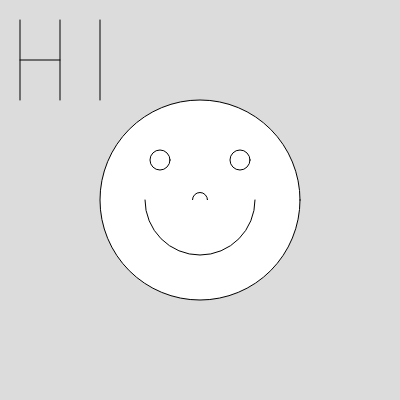
Frame 1 (no input)
Frame 60 (no input): identical to frame 1, image omitted
Frame 120 (the mouse pressed at the canvas centre since frame 60): identical to frame 1, image omitted

The p5.js sketch that drew this single still picture (run headless with seeded random() and noise() and a simulated clock; from frame 60 on, the mouse is pressed at the canvas centre):

// p5.js sketch
// ── sketch.js
/**
* Erika Mesh
* IGME-609: p5.js Demo
*/ 

/**
* setup : Initialization runs once; called automatically
* Summarize code that you add
*/
function setup() {
  createCanvas(400, 400);
}

function draw() {
  background(220);
	// Draw HI
	line(20, 20, 20, 100);
	line(60, 20, 60, 100);
	line(20, 60, 60, 60);
	line(100, 20, 100, 100);
	
	// Draw a smiley
	ellipse(200,200,200);
	ellipse(200,200,15);
	ellipse(160,160,20);
  ellipse(240,160,20);
	arc(200,200,110,110,0,PI);
}


 
